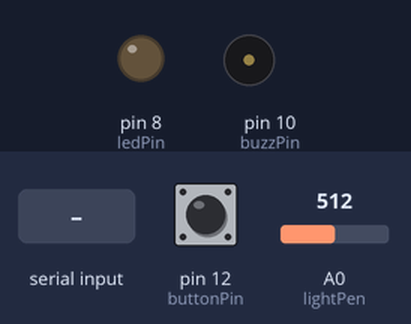
The sketch below on a simulated Arduino Uno, built with avr-gcc and run on an emulated ATmega328P. Shown: output pins drawn as LEDs (lit = HIGH), buzzer (waves = sounding). The inputs (shaded band) are chosen by the test bench; at power-on: pin 12 (buttonPin) HIGH, A0 (lightPen) = 512. What the sketch prints to the serial monitor is not drawn.

Above: at 1.2 s.
1.3 s: "a" received over Serial
At 1.55 s:
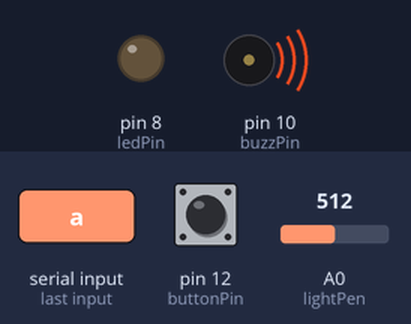
3.1 s: "b" received over Serial
At 3.9 s:
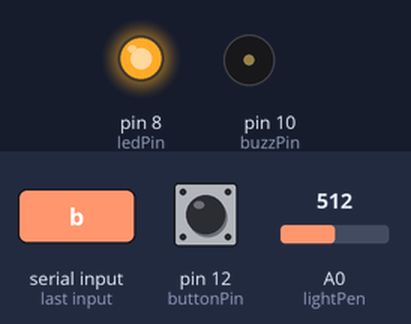
6.1 s: "a" received over Serial
At 6.35 s:
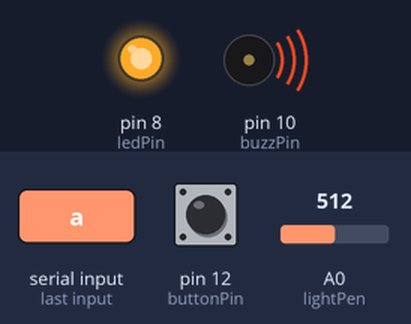
7.9 s: "c" received over Serial
At 9.0 s:
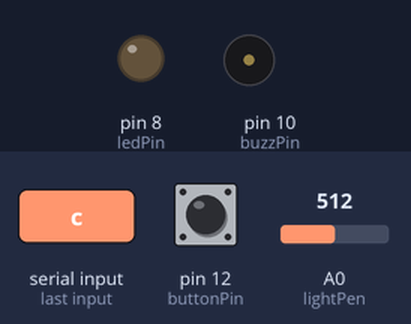
Timing chart, 0 to 10.7 s (numbered marks = the images above; inputs shaded):
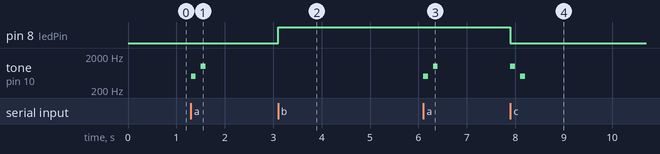

The sketch:

trigger_photo.ino
```cpp
//trigger from photosensor
int timeDel = 2;
unsigned long timeStamp;
unsigned long timeBase = 0;
//pins
int lightPen = A0;
int ledPin = 8;
int buzzPin = 10;
int buttonPin = 12;
//
int backDiffs[] = {0, 0};
int lightVal;
int backVal = 1000;
int rec = 0;
int buttonRead;
int buttonPrev = 1;
int buttonCurr;
bool started = false;

void setup() {
  pinMode(lightPen, INPUT);
  pinMode(ledPin, OUTPUT);
  pinMode(buzzPin, OUTPUT);
  pinMode(buttonPin, INPUT);
  Serial.begin(19200);
  Serial.print("Hello from Arduino");
  Serial.print(",");
  Serial.println(1000/timeDel);
}

void loop() {
  if (Serial.available() > 0){
    rec = Serial.read();
    //Serial.println(rec);
    switch (rec){
      //"a" sent to arduino
      case 97:
        //total time of "on" sound is 400ms
        tone(buzzPin, 500, 100);
        delay(200);
        tone(buzzPin, 1000, 100);
        rec = 0;
        break;

      //"b" sent to arduino
      case 98:
        digitalWrite(ledPin, HIGH);
        started = true;
        timeBase = millis();
        rec = 0;
        break;
      //"c" sent to arduino
      case 99:
        digitalWrite(ledPin, LOW);
        started = false;
        rec = 0;
        //total time of "off" sound is 400ms
        tone(buzzPin, 1000, 100);
        delay(200);
        tone(buzzPin, 500, 100);
        break;
      //"x" sent to arduino
      case 120:
        //timeStamp = micros();
        Serial.println(7);
        rec = 0;
        break;
    }
  }
  lightVal = analogRead(lightPen);
  buttonCurr = digitalRead(buttonPin);
  //Serial.println(lightVal);
  backDiffs[0] = backDiffs[1];
  backDiffs[1] = lightVal - backVal;
  if (started == true) {
    timeStamp = millis();
    //light
    if (backDiffs[1] > 2 && backDiffs[0] < 2){
      Serial.print(1);
      Serial.print(",");
      Serial.println(timeStamp);
    }
    //button
    if (buttonPrev == 1 && buttonCurr == 0){
      Serial.print(2);
      Serial.print(",");
      Serial.println(timeStamp);
    }
  }
  backVal = lightVal;
  buttonPrev = buttonCurr;
  delay(timeDel);
}
```

Measured:
- after the input at 1.3 s, tone on pin 10 (buzzPin): silent → 500 Hz at once, → silent 0.10 s later, → 1000 Hz 0.10 s later, → silent 0.10 s later
- after the input at 3.1 s, pin 8 (ledPin): LOW → HIGH at once
- after the input at 6.1 s, tone on pin 10 (buzzPin): silent → 500 Hz at once, → silent 0.10 s later, → 1000 Hz 0.10 s later, → silent 0.10 s later
- after the input at 7.9 s, pin 8 (ledPin): HIGH → LOW at once; tone on pin 10 (buzzPin): silent → 1000 Hz at once, → silent 0.10 s later, → 500 Hz 0.10 s later, → silent 0.10 s later
